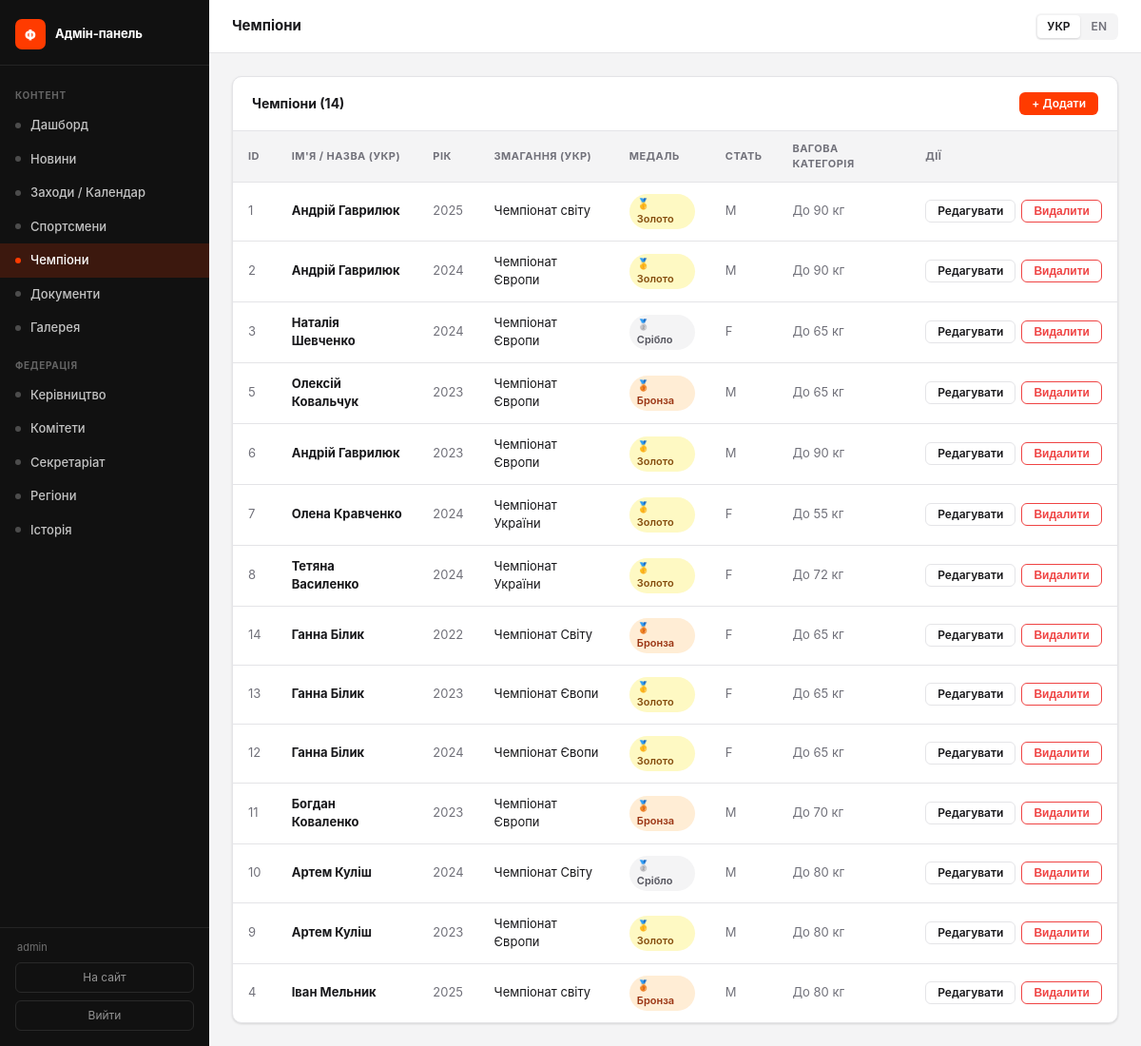
Page /admin/champions (signed in) on the committed database.
### tables this page shows
CREATE TABLE champions (
        id INTEGER PRIMARY KEY AUTOINCREMENT,
        name TEXT NOT NULL,
        name_en TEXT,
        year INTEGER NOT NULL,
        competition TEXT NOT NULL,
        competition_en TEXT,
        medal TEXT DEFAULT 'gold',
        age_group TEXT DEFAULT 'Senior',
        weight_class TEXT,
        gender TEXT DEFAULT 'M',
        photo TEXT,
        total_medals TEXT,
        sort_order INTEGER DEFAULT 0
    , gold_count INTEGER DEFAULT 0, silver_count INTEGER DEFAULT 0, bronze_count INTEGER DEFAULT 0);

### admin.py (the view)
@admin_bp.route('/champions')
@require_admin
def champions_list():
    conn = db.get_db()
    items = conn.execute("SELECT * FROM champions ORDER BY CASE WHEN sort_order = 0 THEN 1 ELSE 0 END, sort_order, id DESC").fetchall()
    conn.close()
    return render_template('admin/champions_list.html', items=items)

### admin.py (called while the page is built)
def _lang():
    return session.get('admin_lang', 'uk')

def require_admin(f):
    @functools.wraps(f)
    def decorated(*args, **kwargs):
        if not session.get('admin_logged_in'):
            return redirect(url_for('admin.login'))
        return f(*args, **kwargs)
    return decorated

@admin_bp.context_processor
def _ctx():
    lang = _lang()
    return {
        'admin_lang': lang,
        'L': _L[lang],
        'admin_user': session.get('admin_username', ''),
        'req_endpoint': request.endpoint or '',
    }

### app.py (called while the page is built)
@app.before_request
def set_language():
    if request.path == '/' and request.cookies.get('lang') == 'en':
        return redirect('/en/', 302)
    if not getattr(g, 'lang', None):
        lang = request.cookies.get('lang', 'uk')
        g.lang = lang if lang in SUPPORTED_LANGS else 'uk'
        g.t    = make_t(g.lang)

@app.context_processor
def inject_globals():
    lang = getattr(g, 'lang', 'uk')
    path = request.path
    qs = ('?' + request.query_string.decode('utf-8', 'replace')) if request.query_string else ''
    suffix = path[3:] if path.startswith('/en') else path
    if not suffix:
        suffix = '/'
    lp = '/en' if lang == 'en' else ''
    return {
        'current_year': datetime.today().year,
        'lang': lang,
        't': getattr(g, 't', make_t('uk')),
        'icon': _icon,
        'lp': lp,
        'lp_uk': suffix + qs,
        'lp_en': '/en' + suffix + qs,
    }

def _fix_text_node(text):
    text = _PREP_RE.sub(lambda m: m.group(1) + ' ', text)
    text = _YEAR_RE.sub(r'\1 \2', text)
    return text

### db.py (called while the page is built)
def get_db():
    conn = sqlite3.connect(DB_PATH)
    conn.row_factory = sqlite3.Row
    conn.execute("PRAGMA journal_mode=WAL")
    return conn

### translations.py (called while the page is built)
def make_t(lang):
    d = TRANSLATIONS.get(lang, UK)
    def t(key):
        return d.get(key, UK.get(key, key))
    return t

### templates/admin/champions_list.html (shortened to what this page needs)
{% extends "admin/base.html" %}
{% block page_title %}{{ L.champions }}{% endblock %}
{% block content %}
<div class="a-card">
  <div class="a-card-header">
    <div class="a-card-title">{{ L.champions }} ({{ items|length }})</div>
    <a class="btn btn-primary btn-sm" href="/admin/champions/new">+ {{ L.add }}</a>
  </div>
  {% if items %}
  <table class="a-table">
    <thead>
      <tr>
        <th>{{ L.id }}</th>
        <th>{{ L.name_uk }}</th>
        <th>{{ L.year }}</th>
        <th>{{ L.competition_uk }}</th>
        <th>{{ L.medal }}</th>
        <th>{{ L.gender }}</th>
        <th>{{ L.weight_class }}</th>
        <th>{{ L.actions }}</th>
      </tr>
    </thead>
    <tbody>
      {% for item in items %}
      <tr>
        <td class="muted">{{ item.id }}</td>
        <td><strong>{{ item.name }}</strong></td>
        <td class="muted">{{ item.year }}</td>
        <td>{{ item.competition }}</td>
        <td>
          {% if item.medal == 'gold' %}<span class="badge badge-gold">🥇 {{ 'Золото' if admin_lang == 'uk' else 'Gold' }}</span>
          {% elif item.medal == 'silver' %}<span class="badge badge-silver">🥈 {{ 'Срібло' if admin_lang == 'uk' else 'Silver' }}</span>
          {% else %}<span class="badge badge-bronze">🥉 {{ 'Бронза' if admin_lang == 'uk' else 'Bronze' }}</span>{% endif %}
        </td>
        <td class="muted">{{ item.gender }}</td>
        <td class="muted">{{ item.weight_class or '—' }}</td>
        <td>
          <div class="a-actions">
            <a class="btn btn-ghost btn-sm" href="/admin/champions/{{ item.id }}/edit">{{ L.edit }}</a>
            <form method="post" action="/admin/champions/{{ item.id }}/delete" style="display:inline;"
                  onsubmit="return confirm('{{ L.confirm_delete }}')">
              <button class="btn btn-sm" style="color:var(--danger);border-color:currentColor;background:transparent;" type="submit">{{ L.delete }}</button>
            </form>
          </div>
        </td>
      </tr>
      {% endfor %}
    </tbody>
  </table>
  {% else %}
  <div class="a-empty">{{ 'Записів ще немає' if admin_lang == 'uk' else 'No records yet' }}</div>
  {% endif %}
</div>
{% endblock %}

### static/css/admin.css (style rules this page uses)
*, *::before, *::after { box-sizing: border-box; margin: 0; padding: 0; }
:root { --brand: #FF3B00; --brand-hover: #e03200; --sidebar-w: 220px; --sidebar-bg: #111; --sidebar-text: rgba(255,255,255,.75); --sidebar-active: #FF3B00; --bg: #f4f4f5; --surface: #fff; --border: #e4e4e7; --text: #18181b; --muted: #71717a; --radius: 10px; --danger: #ef4444; --success: #22c55e; --shadow: 0 1px 3px rgba(0,0,0,.08), 0 1px 2px rgba(0,0,0,.06); }
html, body { height: 100%; }
body { font-family: -apple-system, BlinkMacSystemFont, 'Segoe UI', Helvetica, Arial, sans-serif; font-size: 14px; line-height: 1.5; color: var(--text); background: var(--bg); }
.a-card { background: var(--surface); border: 1px solid var(--border); border-radius: var(--radius); box-shadow: var(--shadow); overflow: hidden; }
.a-card-header { padding: 1rem 1.25rem; border-bottom: 1px solid var(--border); display: flex; align-items: center; gap: .75rem; }
.a-card-title { font-size: 14px; font-weight: 700; flex: 1; }
.a-table { width: 100%; border-collapse: collapse; font-size: 13px; }
.a-table th { text-align: left; padding: .625rem 1rem; font-size: 11px; font-weight: 700; letter-spacing: .04em; text-transform: uppercase; color: var(--muted); background: var(--bg); border-bottom: 1px solid var(--border); }
.a-table td { padding: .75rem 1rem; border-bottom: 1px solid var(--border); vertical-align: middle; }
.a-table tr:last-child td { border-bottom: none; }
.a-table .muted { color: var(--muted); }
.a-table .a-actions { display: flex; gap: .375rem; align-items: center; }
.badge { display: inline-flex; align-items: center; padding: 2px 8px; border-radius: 100px; font-size: 11px; font-weight: 600; line-height: 1.5; }
.badge-gold { background: #fef9c3; color: #854d0e; }
.badge-silver { background: #f4f4f5; color: #52525b; }
.badge-bronze { background: #ffedd5; color: #9a3412; }
.btn { display: inline-flex; align-items: center; gap: .375rem; padding: .5rem 1rem; border-radius: 8px; font-size: 13px; font-weight: 600; cursor: pointer; border: 1px solid transparent; text-decoration: none; transition: all .15s; line-height: 1; }
.btn-primary { background: var(--brand); color: #fff; }
.btn-ghost { background: transparent; color: var(--text); border-color: var(--border); }
.btn-sm { padding: .3rem .75rem; font-size: 12px; border-radius: 6px; }

### rows in the picture
champions: id "1", name "Андрій Гаврилюк", year "2025", competition "Чемпіонат світу", value "Золото", gender "M", weight_class "До 90 кг", edit "Редагувати", delete "Видалити"
champions: id "2", name "Андрій Гаврилюк", year "2024", competition "Чемпіонат Європи", value "Золото", gender "M", weight_class "До 90 кг", edit "Редагувати", delete "Видалити"
champions: id "3", name "Наталія Шевченко", year "2024", competition "Чемпіонат Європи", value "Срібло", gender "F", weight_class "До 65 кг", edit "Редагувати", delete "Видалити"
champions: id "5", name "Олексій Ковальчук", year "2023", competition "Чемпіонат Європи", value "Бронза", gender "M", weight_class "До 65 кг", edit "Редагувати", delete "Видалити"
champions: id "6", name "Андрій Гаврилюк", year "2023", competition "Чемпіонат Європи", value "Золото", gender "M", weight_class "До 90 кг", edit "Редагувати", delete "Видалити"
champions: id "7", name "Олена Кравченко", year "2024", competition "Чемпіонат України", value "Золото", gender "F", weight_class "До 55 кг", edit "Редагувати", delete "Видалити"
champions: id "8", name "Тетяна Василенко", year "2024", competition "Чемпіонат України", value "Золото", gender "F", weight_class "До 72 кг", edit "Редагувати", delete "Видалити"
champions: id "14", name "Ганна Білик", year "2022", competition "Чемпіонат Світу", value "Бронза", gender "F", weight_class "До 65 кг", edit "Редагувати", delete "Видалити"
champions: id "13", name "Ганна Білик", year "2023", competition "Чемпіонат Євопи", value "Золото", gender "F", weight_class "До 65 кг", edit "Редагувати", delete "Видалити"
champions: id "12", name "Ганна Білик", year "2024", competition "Чемпіонат Євопи", value "Золото", gender "F", weight_class "До 65 кг", edit "Редагувати", delete "Видалити"
champions: id "11", name "Богдан Коваленко", year "2023", competition "Чемпіонат Європи", value "Бронза", gender "M", weight_class "До 70 кг", edit "Редагувати", delete "Видалити"
champions: id "10", name "Артем Куліш", year "2024", competition "Чемпіонат Світу", value "Срібло", gender "M", weight_class "До 80 кг", edit "Редагувати", delete "Видалити"
champions: id "9", name "Артем Куліш", year "2023", competition "Чемпіонат Європи", value "Золото", gender "M", weight_class "До 80 кг", edit "Редагувати", delete "Видалити"
champions: id "4", name "Іван Мельник", year "2025", competition "Чемпіонат світу", value "Бронза", gender "M", weight_class "До 80 кг", edit "Редагувати", delete "Видалити"

### other values in the picture
{{ L.admin_panel }} "Адмін-панель"
{{ 'Контент' if admin_lang == 'uk' else 'Content' }} "КОНТЕНТ"
{{ L.dashboard }} "Дашборд"
{{ L.news }} "Новини"
{{ L.events }} "Заходи / Календар"
{{ L.athletes }} "Спортсмени"
{{ L.champions }} "Чемпіони"
{{ L.documents }} "Документи"
{{ L.gallery }} "Галерея"
{{ 'Федерація' if admin_lang == 'uk' else 'Federation' }} "ФЕДЕРАЦІЯ"
{{ L.leadership }} "Керівництво"
{{ L.committees }} "Комітети"
{{ L.secretariat }} "Секретаріат"
{{ L.regions }} "Регіони"
{{ L.history }} "Історія"
